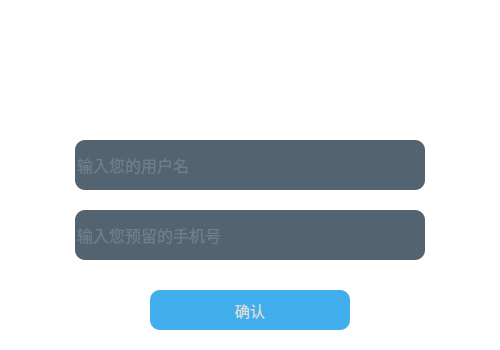
<?xml version="1.0" encoding="UTF-8"?>
<ui version="4.0">
 <class>user</class>
 <widget class="QWidget" name="user">
  <property name="geometry">
   <rect>
    <x>0</x>
    <y>0</y>
    <width>500</width>
    <height>350</height>
   </rect>
  </property>
  <property name="windowTitle">
   <string>Form</string>
  </property>
  <property name="styleSheet">
   <string notr="true">*{
background:rgb(255, 255, 255);
font-size:15px;
font-style:MingLiU-ExtB;
}
QFrame{
border:sold 10px rgba(0,0,0);
background-image: url(:/assets/loginbackground.png);
}
QLineEdit{
color:#8d98a1;
background-color:rgba(64, 83, 97, 230);
font-size:16px;
border-style:outset;
border-radius:10px;
font-style:MingLiU-ExtB;
}
QLineEdit:hover{
color:#8d98a1;
background-color:rgba(64, 83, 97, 80);
font-size:16px;
border-style:outset;
border-radius:10px;
font-style:MingLiU-ExtB;
}
QLineEdit:focus{
color:#8d98a1;
background-color:rgba(64, 83, 97, 180);
font-size:16px;
border-style:outset;
border-radius:10px;
font-style:MingLiU-ExtB;
}

QComboBox{
color:#8d98a1;
background-color:rgba(64, 83, 97, 230);
font-size:16px;
border-style:outset;
border-radius:10px;
font-style:MingLiU-ExtB;
}
QComboBox:hover{
color:#8d98a1;
background-color:rgba(64, 83, 97, 80);
font-size:16px;
border-style:outset;
border-radius:10px;
font-style:MingLiU-ExtB;
}
QComboBox:focus{
color:#8d98a1;
background-color:rgba(64, 83, 97, 180);
font-size:16px;
border-style:outset;
border-radius:10px;
font-style:MingLiU-ExtB;
}

QPushButton{
background:rgb(65, 175, 235);
color:rgb(220, 220, 220);
border-style:outset;
border-radius:10px;
font-style:MingLiU-ExtB;
}
QPushButton:hover{
background-color:rgba(80, 190, 250,130);
border-style:inset;
font-style:MingLiU-ExtB;
}
QPushButton:pressed{
background-color:rgba(80, 190, 250,255);
border-style:inset;
font-style:MingLiU-ExtB;
}



QPushButton#hideButton{
background: rgba(255, 255, 255, 0);
color: rgb(255, 255, 255);
font-style:MingLiU-ExtB;
}
QPushButton#hideButton:hover{
background: rgba(212, 212, 212, 100);
color: rgb(255, 255, 255);
font-style:MingLiU-ExtB;
}
QPushButton#hideButton:pressed{
background: rgba(212, 212, 212, 255);
color: rgb(255, 255, 255);
font-style:MingLiU-ExtB;
}
QPushButton#closeButton{
background: rgba(255, 255, 255, 0);
color: rgb(255, 255, 255);
font-style:MingLiU-ExtB;
}
QPushButton#closeButton:hover{
background: rgba(255, 0, 0, 100);
color: rgb(255, 255, 255);
font-style:MingLiU-ExtB;
}
QPushButton#closeButton:pressed{
background: rgba(255, 0, 0, 255);
color: rgb(255, 255, 255);
font-style:MingLiU-ExtB;
}
QCheckBox{
background:rgba(85,170,255,0);
color:white;
font-style:MingLiU-ExtB;
}
QLabel{
background:rgba(85,170,255,0);
color:white;
font-style:MingLiU-ExtB;
font-size:14px;
}
</string>
  </property>
  <widget class="QFrame" name="frame">
   <property name="geometry">
    <rect>
     <x>0</x>
     <y>0</y>
     <width>500</width>
     <height>350</height>
    </rect>
   </property>
   <property name="frameShape">
    <enum>QFrame::StyledPanel</enum>
   </property>
   <property name="frameShadow">
    <enum>QFrame::Raised</enum>
   </property>
   <widget class="QLabel" name="label">
    <property name="geometry">
     <rect>
      <x>125</x>
      <y>40</y>
      <width>250</width>
      <height>91</height>
     </rect>
    </property>
    <property name="text">
     <string>&lt;html&gt;&lt;head/&gt;&lt;body&gt;&lt;p align=&quot;center&quot;&gt;&lt;span style=&quot; font-size:26pt; font-weight:600;&quot;&gt;找回密码&lt;/span&gt;&lt;/p&gt;&lt;p align=&quot;center&quot;&gt;&lt;span style=&quot; font-size:7pt;&quot;&gt;确认用户信息&lt;/span&gt;&lt;/p&gt;&lt;/body&gt;&lt;/html&gt;</string>
    </property>
   </widget>
   <widget class="QLineEdit" name="userName">
    <property name="geometry">
     <rect>
      <x>75</x>
      <y>140</y>
      <width>350</width>
      <height>50</height>
     </rect>
    </property>
    <property name="placeholderText">
     <string>输入您的用户名</string>
    </property>
   </widget>
   <widget class="QPushButton" name="pushButton">
    <property name="geometry">
     <rect>
      <x>150</x>
      <y>290</y>
      <width>200</width>
      <height>40</height>
     </rect>
    </property>
    <property name="text">
     <string>确认</string>
    </property>
   </widget>
   <widget class="QLineEdit" name="phonenumber">
    <property name="geometry">
     <rect>
      <x>75</x>
      <y>210</y>
      <width>350</width>
      <height>50</height>
     </rect>
    </property>
    <property name="placeholderText">
     <string>输入您预留的手机号</string>
    </property>
   </widget>
   <widget class="QPushButton" name="hideButton">
    <property name="geometry">
     <rect>
      <x>440</x>
      <y>0</y>
      <width>31</width>
      <height>28</height>
     </rect>
    </property>
    <property name="text">
     <string>—</string>
    </property>
   </widget>
   <widget class="QPushButton" name="closeButton">
    <property name="enabled">
     <bool>true</bool>
    </property>
    <property name="geometry">
     <rect>
      <x>470</x>
      <y>0</y>
      <width>31</width>
      <height>28</height>
     </rect>
    </property>
    <property name="text">
     <string>×</string>
    </property>
   </widget>
  </widget>
 </widget>
 <resources/>
 <connections/>
</ui>
